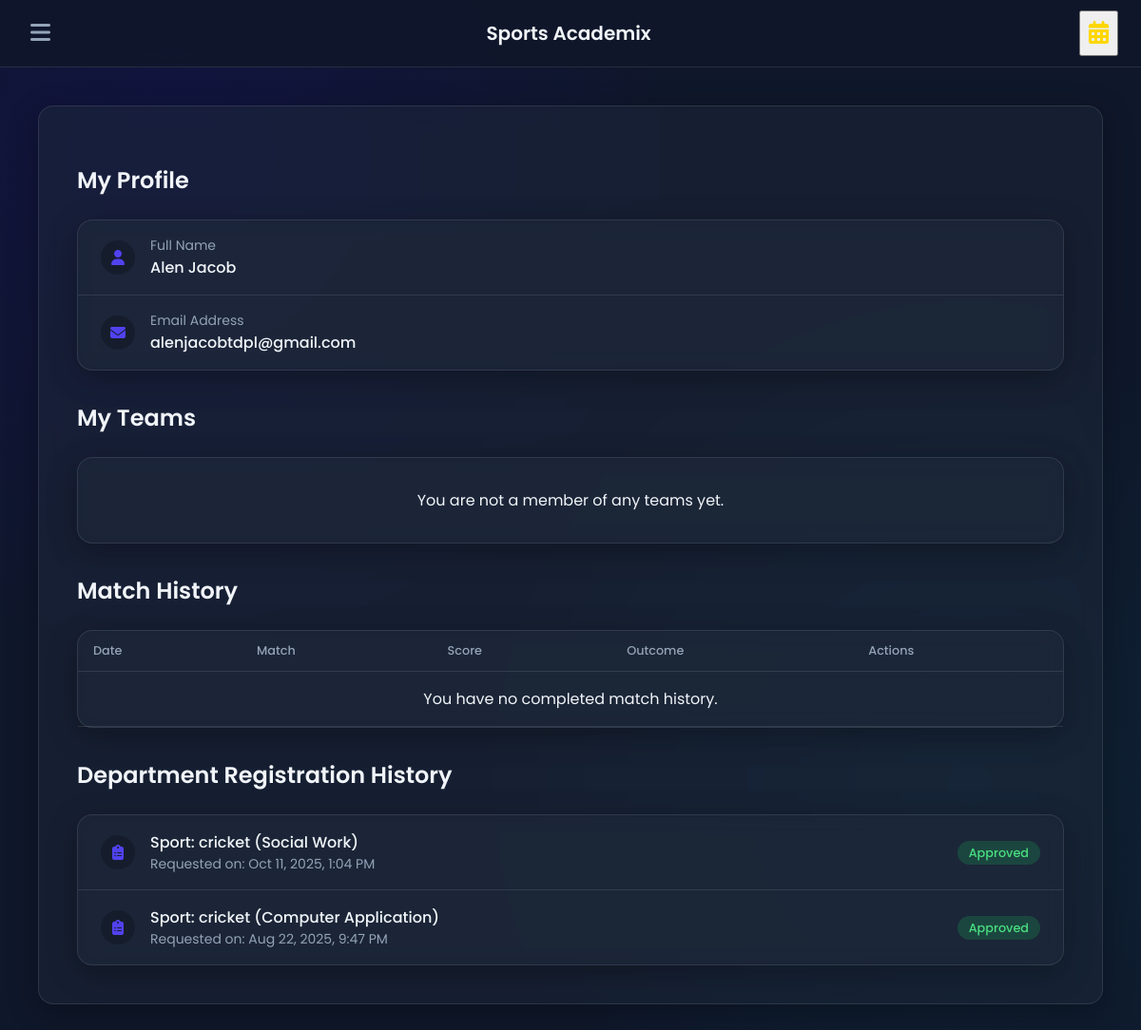
The app's page /home.php?page=profile (signed in) with its own data.
### tables this page shows
CREATE TABLE `users` (
  `user_id` int(11) NOT NULL,
  `name` varchar(100) DEFAULT NULL,
  `email` varchar(100) DEFAULT NULL,
  `password` varchar(250) DEFAULT NULL,
  `student_id` varchar(20) DEFAULT NULL,
  `role` enum('admin','user') DEFAULT 'user',
  `status` enum('active','blocked') DEFAULT NULL,
  `created_at` datetime DEFAULT current_timestamp(),
  `reset_token` varchar(255) DEFAULT NULL,
  `reset_token_expires_at` datetime DEFAULT NULL,
  `otp_hash` varchar(255) DEFAULT NULL,
  `otp_expires_at` datetime DEFAULT NULL
);

CREATE TABLE `registrations` (
  `registration_id` int(11) NOT NULL,
  `user_id` int(11) DEFAULT NULL,
  `sport_id` int(11) DEFAULT NULL,
  `department` varchar(100) DEFAULT NULL,
  `team_id` int(11) DEFAULT NULL,
  `event_id` int(11) DEFAULT NULL,
  `status` enum('pending','approved','rejected') DEFAULT NULL,
  `registered_at` datetime NOT NULL DEFAULT current_timestamp()
);

CREATE TABLE `sports` (
  `sport_id` int(11) NOT NULL,
  `name` varchar(100) DEFAULT NULL,
  `code` varchar(10) DEFAULT NULL,
  `max_players` int(11) DEFAULT 0,
  `status` enum('active','inactive') NOT NULL DEFAULT 'active',
  `points_for_win` int(11) NOT NULL DEFAULT 3,
  `points_for_draw` int(11) NOT NULL DEFAULT 1,
  `points_for_loss` int(11) NOT NULL DEFAULT 0
);

### home.php (the view, shortened to what this page needs)
<?php
require_once 'config.php';
$logged_in_user_id = $_SESSION['user_id'];
$stmt_user_data = $conn->prepare("SELECT name, email FROM users WHERE user_id = ?");
$stmt_user_data->bind_param("i", $logged_in_user_id);
$stmt_user_data->execute();
$user_data_result = $stmt_user_data->get_result();
$user_data = $user_data_result->fetch_assoc();
$logged_in_user_name = $user_data['name'] ?? 'User';
$logged_in_user_email = $user_data['email'] ?? 'No email set';
function getSportStats($conn, $sport_id) {
    $stats = ['teams' => 0, 'players' => 0, 'matches' => 0];
    $stmt_teams = $conn->prepare("SELECT COUNT(*) as count FROM teams WHERE sport_id = ?");
    $stmt_teams->bind_param("i", $sport_id);
    $stmt_teams->execute();
    $teams_result = $stmt_teams->get_result();
    if ($teams_result) $stats['teams'] = $teams_result->fetch_assoc()['count'];
    $stmt_players = $conn->prepare("SELECT COUNT(DISTINCT tm.user_id) as count FROM team_members tm JOIN teams t ON tm.team_id = t.team_id WHERE t.sport_id = ?");
    $stmt_players->bind_param("i", $sport_id);
    $stmt_players->execute();
    $players_result = $stmt_players->get_result();
    if ($players_result) $stats['players'] = $players_result->fetch_assoc()['count'];
    $stmt_matches = $conn->prepare("SELECT COUNT(*) as count FROM events WHERE sport_id = ? AND status = 'schedule'");
    $stmt_matches->bind_param("i", $sport_id);
    $stmt_matches->execute();
    $matches_result = $stmt_matches->get_result();
    if ($matches_result) $stats['matches'] = $matches_result->fetch_assoc()['count'];
    return $stats;
}
$cricket_stats = getSportStats($conn, 1);
$stmt_history = $conn->prepare("SELECT r.status, r.registered_at, r.department, s.name as sport_name FROM registrations r JOIN sports s ON r.sport_id = s.sport_id WHERE r.user_id = ? AND r.team_id IS NULL ORDER BY r.registered_at DESC");
$stmt_history->bind_param("i", $logged_in_user_id);
$stmt_history->execute();
$user_registrations = $stmt_history->get_result();
$stmt_teams = $conn->prepare("SELECT t.team_name, s.name as sport_name FROM team_members tm JOIN teams t ON tm.team_id = t.team_id JOIN sports s ON t.sport_id = s.sport_id WHERE tm.user_id = ? ORDER BY t.team_name ASC");
$stmt_teams->bind_param("i", $logged_in_user_id);
$stmt_teams->execute();
$user_teams = $stmt_teams->get_result();
$stmt_matches = $conn->prepare("
    SELECT
        e.event_id, e.event_date, s.name as sport_name,
        t1.team_name as team1_name, t2.team_name as team2_name,
        e.team1_score, e.team2_score, e.result, e.team1_id, e.team2_id,
        tm.team_id as user_team_id
    FROM events e
    JOIN sports s ON e.sport_id = s.sport_id
    LEFT JOIN teams t1 ON e.team1_id = t1.team_id
    LEFT JOIN teams t2 ON e.team2_id = t2.team_id
    JOIN team_members tm ON (tm.team_id = e.team1_id OR tm.team_id = e.team2_id)
    WHERE tm.user_id = ? AND e.status = 'completed'
    GROUP BY e.event_id, e.event_date, s.name, t1.team_name, t2.team_name, e.team1_score, e.team2_score, e.result, e.team1_id, e.team2_id, user_team_id
    ORDER BY e.event_date DESC
");
$stmt_matches->bind_param("i", $logged_in_user_id);
$stmt_matches->execute();
$match_history = $stmt_matches->get_result();
$currentPage = $_GET['page'] ?? 'dashboard';
?>
<!DOCTYPE html>
<html lang="en">
<head>
    <link rel="stylesheet" href="https://cdnjs.cloudflare.com/ajax/libs/font-awesome/6.4.0/css/all.min.css">
    <link href="https://cdn.jsdelivr.net/npm/vanilla-calendar-pro/build/vanilla-calendar.min.css" rel="stylesheet">
</head>
<body>
    <div class="main-content">
        <header class="top-navbar">
            <button class="menu-toggle" id="menu-toggle"><i class="fas fa-bars"></i></button>
            <a href="?page=dashboard" class="brand">
                <h1>Sports Academix</h1>
            </a>
            <div class="header-actions">
                <button class="calendar-icon" id="calendar-toggle" title="View Schedule"><i class="fas fa-calendar-alt"></i></button>
            </div>
        </header>
        <main>
            <div id="profile" class="tab-content <?php if($currentPage == 'profile') echo 'active'; ?>"><div class="page-content"><h2>My Profile</h2><?php if (isset($_SESSION['form_status']) && $_SESSION['form_status']['page'] === 'profile') { $status = $_SESSION['form_status']; echo '<div class="status-message ' . ($status['type'] === 'success' ? 'status-success' : 'status-error') . '">' . htmlspecialchars($status['message']) . '</div>'; unset($_SESSION['form_status']); } ?><div class="content-box" style="margin-bottom: 2rem;"><div class="list-item"><div class="list-item-icon"><i class="fas fa-user"></i></div><div class="list-item-details"><p class="text-sm">Full Name</p><p class="font-medium"><?php echo htmlspecialchars($logged_in_user_name); ?></p></div></div><div class="list-item"><div class="list-item-icon"><i class="fas fa-envelope"></i></div><div class="list-item-details"><p class="text-sm">Email Address</p><p class="font-medium"><?php echo htmlspecialchars($logged_in_user_email); ?></p></div></div></div><h3 class="h3">My Teams</h3><div class="content-box" style="margin-bottom: 2rem;"><?php if ($user_teams->num_rows > 0): ?><?php while($team = $user_teams->fetch_assoc()): ?><div class="list-item"><div class="list-item-icon"><i class="fas fa-users"></i></div><div class="list-item-details"><p class="font-medium"><?php echo htmlspecialchars($team['team_name']); ?></p></div><div class="list-item-aside"><p class="text-sm"><?php echo htmlspecialchars($team['sport_name']); ?></p></div></div><?php endwhile; ?><?php else: ?><p style="text-align:center; padding: 1rem;">You are not a member of any teams yet.</p><?php endif; ?></div><h3 class="h3">Match History</h3><div class="content-box" style="margin-bottom: 2rem;"><table class="data-table"><thead><tr><th>Date</th><th>Match</th><th>Score</th><th>Outcome</th><th>Actions</th></tr></thead><tbody><?php if ($match_history->num_rows > 0): ?><?php while($match = $match_history->fetch_assoc()): ?><?php $outcome = 'Draw'; if ($match['result'] === 'team1_win') { $outcome = ($match['user_team_id'] == $match['team1_id']) ? 'Win' : 'Loss'; } elseif ($match['result'] === 'team2_win') { $outcome = ($match['user_team_id'] == $match['team2_id']) ? 'Win' : 'Loss'; } ?><tr><td><?php echo date('M d, Y', strtotime($match['event_date'])); ?></td><td><?php echo htmlspecialchars($match['team1_name']) . " vs " . htmlspecialchars($match['team2_name']); ?></td><td><?php echo $match['team1_score'] . " - " . $match['team2_score']; ?></td><td><?php echo $outcome; ?></td><td><button class="appeal-btn" data-event-id="<?php echo $match['event_id']; ?>" data-match-details="<?php echo htmlspecialchars($match['team1_name'] . ' vs ' . $match['team2_name']); ?>">Appeal</button></td></tr><?php endwhile; ?><?php else: ?><tr><td colspan="5" style="text-align:center; padding: 1rem;">You have no completed match history.</td></tr><?php endif; ?></tbody></table></div><h3 class="h3">Department Registration History</h3><div class="content-box"><?php if ($user_registrations->num_rows > 0): ?><?php mysqli_data_seek($user_registrations, 0); while($reg = $user_registrations->fetch_assoc()): ?><div class="list-item"><div class="list-item-icon"><i class="fas fa-clipboard-list"></i></div><div class="list-item-details"><p class="font-medium">Sport: <?php echo htmlspecialchars($reg['sport_name']); ?> (<?php echo htmlspecialchars($reg['department']); ?>)</p><p class="text-sm text-gray">Requested on: <?php echo date('M d, Y, g:i A', strtotime($reg['registered_at'])); ?></p></div><div class="list-item-aside"><span class="status-tag status-<?php echo strtolower($reg['status']); ?>"><?php echo htmlspecialchars(ucfirst($reg['status'])); ?></span></div></div><?php endwhile; ?><?php else: ?><p style="text-align:center; padding: 1rem;">You have no department registration history.</p><?php endif; ?></div></div></div>
        </main>
    </div>
</body>
</html>

### home.php (style rules this page uses)
:root { --primary-hue: 245; --primary: hsl(var(--primary-hue), 85%, 60%); --bg-dark: #0f172a; --bg-glass: rgba(30, 41, 59, 0.5); --border-glass: rgba(255, 255, 255, 0.1); --text-light: #f1f5f9; --text-muted: #94a3b8; --shadow-lg: 0 8px 32px 0 rgba(0, 0, 0, 0.3); }
body { font-family: 'Poppins', sans-serif; background-color: var(--bg-dark); background-image: radial-gradient(circle at 15% 15%, hsla(var(--primary-hue), 80%, 25%, 0.3) 0, transparent 40%), radial-gradient(circle at 85% 75%, hsla(190, 80%, 20%, 0.2) 0, transparent 40%); background-attachment: fixed; margin: 0; color: var(--text-light); }
.top-navbar { display: flex; align-items: center; padding: 0 1.5rem; height: 70px; background-color: rgba(15, 23, 42, 0.8); backdrop-filter: blur(10px); border-bottom: 1px solid var(--border-glass); position: sticky; top: 0; z-index: 100; }
.menu-toggle { background: none; border: none; color: var(--text-muted); font-size: 1.5rem; cursor: pointer; padding: 0.5rem; transition: color 0.2s; }
.brand { display: flex; align-items: center; gap: 0.75rem; text-decoration: none; color: var(--text-light); margin: 0 auto; }
.brand h1 { font-size: 1.25rem; font-weight: 600; margin: 0; }
.header-actions { display: flex; align-items: center; gap: 1rem; position: relative; }
.main-content { flex: 1; }
main { padding: 2.5rem; max-width: 1200px; margin: 0 auto; }
.tab-content { display: none; }
.tab-content.active { display: block; animation: fadeIn 0.5s ease-in-out; }
.welcome-banner, .sport-card, .content-box, .page-content { background: var(--bg-glass); border: 1px solid var(--border-glass); backdrop-filter: blur(10px); box-shadow: var(--shadow-lg); border-radius: 1rem; }
h2, h3.h3 { font-size: 1.5rem; font-weight: 600; color: var(--text-light); margin-bottom: 1.5rem; }
.text-gray { color:var(--text-muted) }
.content-box { padding: 0; }
.list-item { display: flex; align-items: center; gap: 1rem; padding: 1rem 1.5rem; border-bottom: 1px solid var(--border-glass); }
.list-item:last-child { border-bottom: none; }
.list-item-icon { font-size: 1rem; width: 36px; height: 36px; display: grid; place-items: center; border-radius: 50%; color: var(--primary); background-color: rgba(0,0,0,0.2); }
.list-item-details { flex-grow: 1; }
.list-item-details p { margin: 0; }
.font-medium { font-weight: 500; }
.text-sm { font-size: 0.875rem; color: var(--text-muted); }
.list-item-aside { text-align: right; }
.page-content { padding: 2.5rem; }
.status-tag { padding: .25rem .75rem; border-radius: 9999px; font-size: 0.8rem; font-weight: 500; }
.status-approved { background-color: rgba(34, 197, 94, 0.2); color: #4ade80; }
.data-table { width: 100%; border-collapse: collapse; }
.data-table th, .data-table td { padding: .75rem 1rem; text-align: left; border-bottom: 1px solid var(--border-glass); }
.data-table th { font-weight: 500; font-size: 0.8rem; color: var(--text-muted); }
.calendar-icon { font-size: 1.5rem; color: #FFD700; cursor: pointer; padding: 0.5rem; transition: color 0.2s; }

### records on screen
users: name "Alen Jacob", email "alenjacobtdpl@gmail.com"
registrations: sport.name "cricket", department "Social Work", registered_at "Oct 11, 2025, 1:04 PM", status "Approved"
registrations: sport.name "cricket", department "Computer Application", registered_at "Aug 22, 2025, 9:47 PM", status "Approved"
